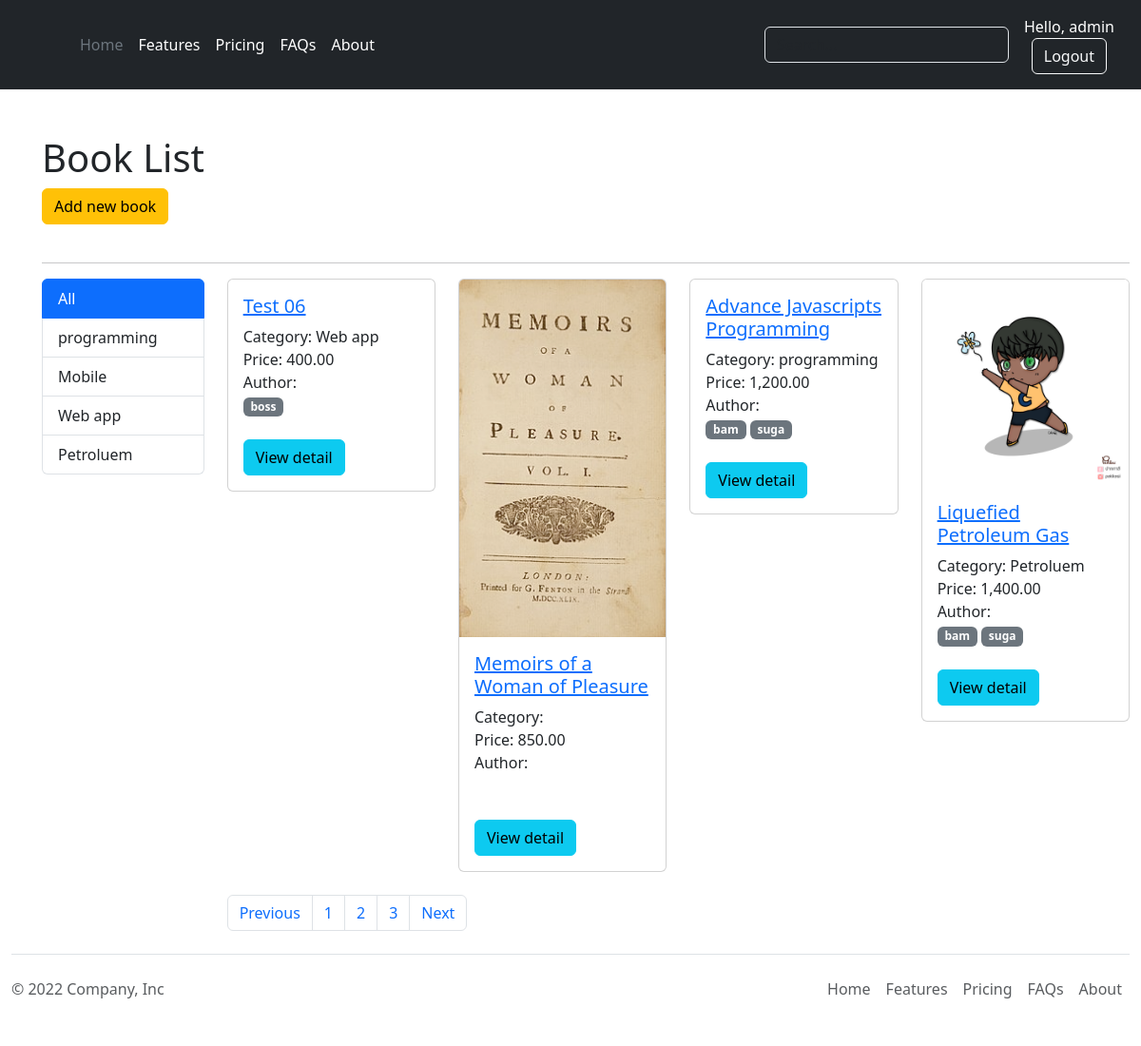
Screenshot of /book/?page=2 (signed in) with the database file from the repository.
### book/models.py (models this page shows, shortened)
class Category(models.Model):
    name = models.CharField(max_length=100)
    class Meta:
        verbose_name_plural = 'Category888'

class Book(models.Model):
    code= models.CharField(max_length=10, unique=True)
    slug= models.SlugField(max_length=200, unique=True)
    name= models.CharField(max_length=100)
    description = models.TextField(null=True, blank=True)
    price = models.FloatField(default=0)
    category = models.ForeignKey(Category, null=True, blank=True, on_delete=models.CASCADE)
    author = models.ManyToManyField(Author, blank=True)
    level = models.CharField(max_length=5, null=True, blank=True, choices=BOOK_LEVEL_CHOICE)
    image = models.FileField(upload_to='upload/', null=True, blank=True)
    published= models.BooleanField(default=False)
    created= models.DateTimeField(auto_now_add=True)
    updated= models.DateTimeField(auto_now=True)
    class Meta:
        ordering = ['-created']
    def show_image(self):
        if self.image:
            return format_html('<img src="%s" height = "50px" >' % self.image.url)
        return ''
    show_image.allow_tags = True
    show_image.short_description = 'Image'

class Author(models.Model):
    name = models.CharField(max_length=100)

### book/views.py (the view)
# urls.py: path('', login_required(views.BookListView.as_view(), login_url='/login'), name='index'),
class BookListView(ListView):
    model = Book
    template_name = 'book/index.html'
    context_object_name = 'books'
    paginate_by = 4
    def get_queryset(self):
        return Book.objects.filter(published=True)
    def get_context_data(self, *args, **kwargs):
        context = super(BookListView, self).get_context_data(*args, **kwargs)
        context.update({
            'categories': Category.objects.all()
        })
        return context

### templates/book/index.html (shortened to what this page needs)
{% extends 'layouts/base.html' %}
{% load humanize %}
{%block content %}
<ul>
  <h1>Book List</h1>
  <a href="{% url 'book:book_add' %}" class="btn btn-warning mb-4">Add new book</a>
  <hr />
  <div class="row">
    <div class="col-lg-2">
      <div class="list-group">
        <a href="{% url 'book:index' %}"
          class="list-group-item list-group-item-action {% if not categ_id %}active{% endif %}" aria-current="true">
          All
        </a>
        {% for c in categories %}
        <a href="{% url 'book:index' %}?category_id={{ c.id }}"
          class="list-group-item list-group-item-action {% if categ_id|add:'0' == c.id %}active{% endif %}">
          {{ c.name }}
        </a>
        {% endfor %}
      </div>
    </div>
    <div class="col-lg-10">
      <div class="row">
        {% for b in books %}
        <div class="col-lg-3">
          <div class="card mb-4">
            {% if b.image %}
            <a href="{% url 'book:detail' slug=b.slug %}"><img src="{{ b.image.url }}" alt=""
                class="card-img-top" /></a>
            {% endif %}
            <div class="card-body">
              <h5>
                <a href="{% url 'book:detail' slug=b.slug %}">{{ b.name }}</a>
              </h5>
              <div>Category: {{ b.category.name }}</div>
              <div>Price: {{ b.price|floatformat:2|intcomma }}</div>
              <div>Author:</div>
              {% for a in b.author.all %}
              <span class="badge bg-secondary">{{ a.name }}</span>
              {% endfor %}
              <br />
              <a href="{% url 'book:detail' slug=b.slug %}" class="btn btn-info mt-4">View detail</a>
            </div>
          </div>
        </div>
        {% endfor %}
      </div>
      <ul class="pagination">
        {% if page_obj.has_previous %}
        <li class="page-item">
          <a class="page-link" href="?page={{ page_obj.previous_page_number }}">Previous</a>
        </li>
        {% endif %} {% for i in page_obj.paginator.page_range %}
        <li class="page-item {% if page_obj.number == i %}activate{% endif %}">
          <a class="page-link" href="?page={{ i }}">{{ i }}</a>
        </li>
        {% endfor %} {% if page_obj.has_next%}
        <li class="page-item">
          <a class="page-link" href="?page={{ page_obj.next_page_number }}">Next</a>
        </li>
        {% endif %}
      </ul>
    </div>
  </div>
</ul>
{% endblock %}

### templates/layouts/base.html (shortened to what this page needs)
<!DOCTYPE html>
<html lang="en">
  <head>
    <link href="https://cdn.jsdelivr.net/npm/bootstrap@5.3.0-alpha1/dist/css/bootstrap.min.css" rel="stylesheet"/>
    <link rel="stylesheet" href="https://cdnjs.cloudflare.com/ajax/libs/font-awesome/4.7.0/css/font-awesome.min.css">
  </head>
  <body>
    <header class="p-3 text-bg-dark">
      <div class="container-fluid">
        <div
          class="d-flex flex-wrap align-items-center justify-content-center justify-content-lg-start"
        >
          <a
            href="/"
            class="d-flex align-items-center mb-2 mb-lg-0 text-white text-decoration-none"
          >
            <svg
              class="bi me-2"
              width="40"
              height="32"
              role="img"
              aria-label="Bootstrap"
            >
              <use xlink:href="#bootstrap" />
            </svg>
          </a>
          <ul
            class="nav col-12 col-lg-auto me-lg-auto mb-2 justify-content-center mb-md-0"
          >
            <li>
              <a
                href="{% url 'book:index' %}"
                class="nav-link px-2 text-secondary"
                >Home</a
              >
            </li>
            <li><a href="#" class="nav-link px-2 text-white">Features</a></li>
            <li><a href="#" class="nav-link px-2 text-white">Pricing</a></li>
            <li><a href="#" class="nav-link px-2 text-white">FAQs</a></li>
            <li><a href="#" class="nav-link px-2 text-white">About</a></li>
          </ul>
          <form class="col-12 col-lg-auto mb-3 mb-lg-0 me-lg-3" role="search">
            <input
              type="search"
              class="form-control form-control-dark text-bg-dark"
              placeholder="Search..."
              aria-label="Search"
            />
          </form>
          <div class="text-end">
            {% if not user.is_authenticated %}
            <a href="{% url 'myapp:login' %}" class="btn btn-outline-light me-2">Login</a>
            <a href="{% url 'myapp:signup' %}" class="btn btn-warning">Sign-up</a>
            {% else %}
            <span>Hello, {{ request.user.username }}</span>
            <form action="{% url 'myapp:logout' %}" method="post" novalidate>
                <button class="btn btn-outline-light me-2">Logout</button>
            </form>
            {% endif %}
          </div>
        </div>
      </div>
    </header>
    <div class="container-fluid mt-5">
       {% block content %}{% endblock %}
    </div>
    <div class="container-fluid">
      <footer
        class="d-flex flex-wrap justify-content-between align-items-center py-3 my-4 border-top"
      >
        <p class="col-md-4 mb-0 text-muted">&copy; 2022 Company, Inc</p>
        <a
          href="/"
          class="col-md-4 d-flex align-items-center justify-content-center mb-3 mb-md-0 me-md-auto link-dark text-decoration-none"
        >
          <svg class="bi me-2" width="40" height="32">
            <use xlink:href="#bootstrap" />
          </svg>
        </a>
        <ul class="nav col-md-4 justify-content-end">
          <li class="nav-item">
            <a href="#" class="nav-link px-2 text-muted">Home</a>
          </li>
          <li class="nav-item">
            <a href="#" class="nav-link px-2 text-muted">Features</a>
          </li>
          <li class="nav-item">
            <a href="#" class="nav-link px-2 text-muted">Pricing</a>
          </li>
          <li class="nav-item">
            <a href="#" class="nav-link px-2 text-muted">FAQs</a>
          </li>
          <li class="nav-item">
            <a href="#" class="nav-link px-2 text-muted">About</a>
          </li>
        </ul>
      </footer>
    </div>
  </body>
</html>

### rows the page displays
Category: name "programming"
Category: name "Mobile"
Category: name "Web app"
Category: name "Petroluem"
Book: name "Test 06", category.name "Web app", price "400.00"
Author: name "boss"
Book: image (picture), name "Memoirs of a Woman of Pleasure", price "850.00"
Book: name "Advance Javascripts Programming", category.name "programming", price "1,200.00"
Author: name "bam"
Author: name "suga"
Book: image (picture), name "Liquefied Petroleum Gas", category.name "Petroluem", price "1,400.00"

### other values shown
{{ request.user.username }} "admin"
{{ i }} "1" "2" "3"
